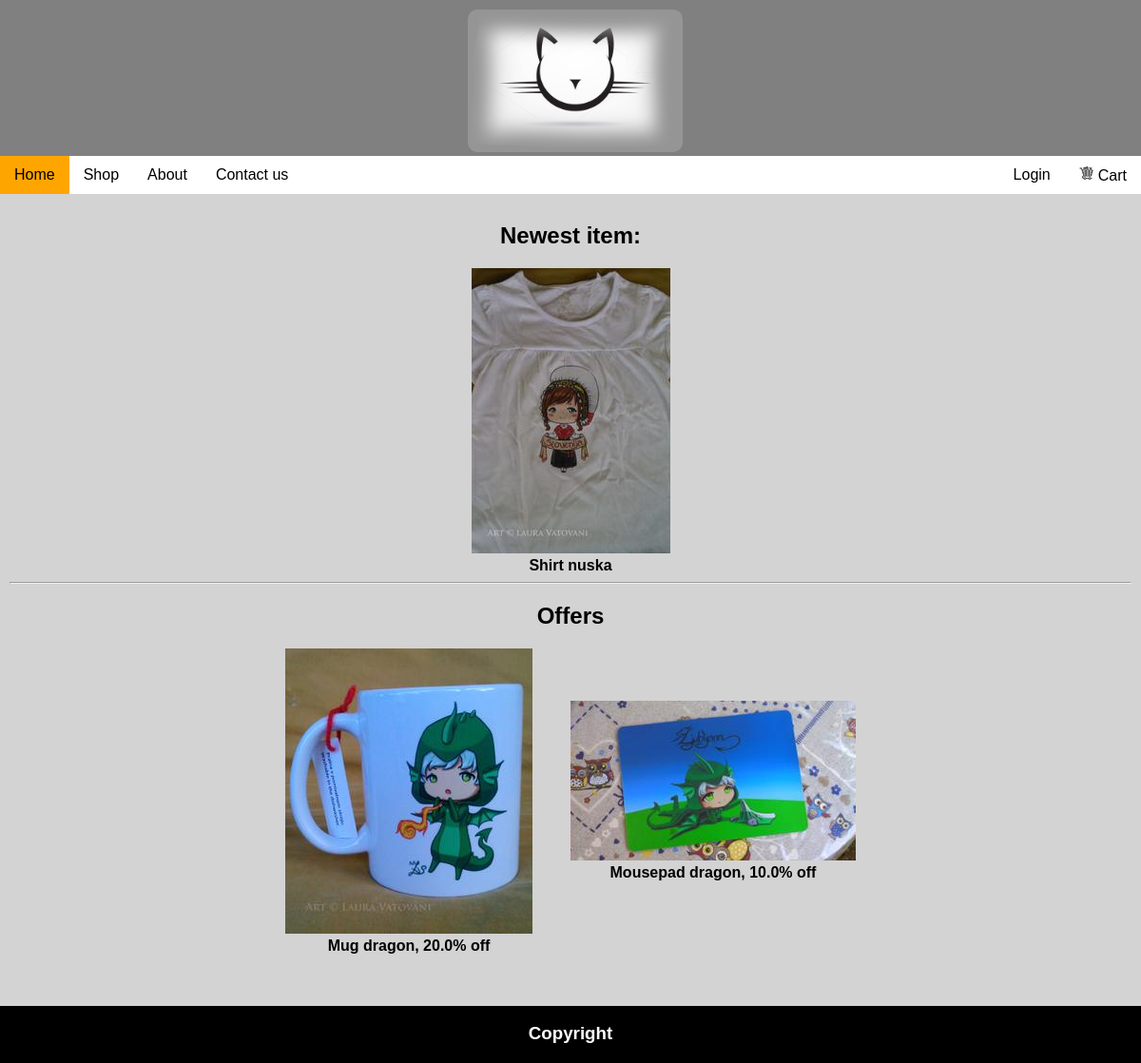
Page /shop/Home on the committed database.
### shop/models.py (models this page shows, shortened)
class Product(models.Model):
	name = models.CharField(max_length=40)
	description = models.CharField(max_length=200)
	size = models.CharField(max_length=40)
	category = models.CharField(max_length=20)
	supply = models.IntegerField(default=0)
	price = models.FloatField(default=0)

class Promotion(models.Model):
	id_Product = models.ForeignKey(Product, on_delete=models.CASCADE)
	discount = models.FloatField(default=0)
	start = models.DateTimeField('date of the start of the promotion', default=timezone.now )
	end = models.DateTimeField('date of the end of the promotion', default=timezone.now )

### shop/views.py (the view)
def home(request):
	promotion_list = Promotion.objects.order_by('-start')[:3]
	new_item = Product.objects.all()[len(Product.objects.all())-1]
	product_list = []
	for promotion in list(promotion_list):
		product_list.append(Product.objects.get(pk=promotion.id_Product.id))
	context = {'products': product_list,'newitem': new_item,'promotions': promotion_list}
	return render(request, 'shop/Home.html', context)

### shop/templates/shop/Home.html (shortened to what this page needs)
<!DOCTYPE html>
{% load static %}
<html>
<head>
	<link rel="stylesheet" type="text/css" href="{% static 'style.css' %}">
</head>
<body>
<div id="container">
	<div id="header">
		<img src="{% static 'images/logo.jpg' %}" id="logo" alt="image of a logo">
		<ul class="navigation">
		  <li class="navitem active" >
			<a class="center" href="{% url 'home' %}">Home</a>
		  </li>
		  <li class="navitem">
			<a class="center" href="{% url 'shop' %}">Shop</a>
		  </li>
		  <li class="navitem">
			<a class="center" href="{% url 'about' %}">About</a>
		  </li>
		  <li class="navitem">
			<a class="center" href="{% url 'contact' %}">Contact us</a>
		  </li>
		  {% if user.is_authenticated %}
		  <li class="navitem2">
			<a class="center" href="{% url 'logoutuser' %}">Logout</a>
		  </li>
		  {% else %}
		   <li class="navitem2">
			<a class="center" href="{% url 'loginuser' %}">Login</a>
		  </li>
		  {% endif %}
		  <li class="navitem">
			<div class="center"><img src="{% static './images/cart.png' %}" style="padding-right: 4px" alt="shopping cart"><a href="{% url 'cart' %}">Cart</a></div>
		  </li>
		</ul>
	</div>
	<div id="body">
		<div style="text-align:center">
			<h2>Newest item:</h2>
			<div>
			<img src="{% static './izdelki/' %}{{newitem.name}}.jpg"   style="max-height:300px;max-width: 80%;width:auto;height:auto;" alt="image of a product">
			<div style="font-weight:bold;">{{ newitem.name }}</div>
			</div>
		</div>
		<hr>
		<h2 style="text-align:center" >Offers</h2>
		<div class="content wrap">
			<div  class="content wrap" id="items">
				{% if products %}
					{% for product in products %}
						<div style="max-height:300px;max-width: 80%;margin: 0px 20px 20px 20px;">
							<img src="{% static './izdelki/' %}{{product.name}}.jpg"  style=" width:100%;height:auto;" alt="image of a product">
							{% for promotion in promotions %}
								{% if promotion.id_Product.id == product.id %}
								<div style="font-weight:bold;">{{ product.name }}, {{ promotion.discount }}% off</div>
								{% endif %}
							{% endfor %}
						</div >
					{% endfor %}
				{% endif %}
			</div>
		</div>
		<br>
		<br>
	</div>
	<div id="footer">
		<h3 class="center">Copyright</h3>
	</div>
</div>
</body>
</html>

### shop/static/style.css (style rules this page uses)
body { margin: 0; padding: 0; height: 100%; Background-color:lightgray; }
#container { min-height:100vh; position: relative; height: 100%; overflow:auto; }
#body { padding:10px; padding-bottom: 80px; }
#header { width: 100%; color: white; background-color: gray; text-align: center; position:relative; }
#footer { position:absolute; bottom: 0; width: 100%; height: 60px; color: white; background-color: black; text-align: center; }
#logo { height:150px; margin: 10px 0px 0px 10px ; border-radius: 10px; }
.content { width: 100%; list-style: none; margin: 0; padding: 0; display: -webkit-box; display: -moz-box; display: -ms-flexbox; display: -webkit-flex; display: flex; justify-content: center; align-items: center; text-align: center; }
.wrap { flex-wrap: wrap; }
.navigation { list-style: none; margin: 0; padding: 0; height: 40px; background: white; display: -webkit-box; display: -moz-box; display: -ms-flexbox; display: -webkit-flex; display: flex; -webkit-flex-flow: row wrap; flex-flow: row wrap; justify-content: flex-start; align-items: stretch; }
.navigation a { text-decoration: none; color: black; }
.navitem { display: flex; justify-content: center; padding: 10px 15px 10px 15px; }
.center { align-self: center; width:100%; }
.navitem2 { display: flex; justify-content: center; padding: 10px 15px 10px 15px; margin-left: auto; }
* { font-family: arial; }
.active { background-color: orange; }

### rows in the picture
Product: name (picture), name "Shirt nuska"
Product: name (picture), name "Mug dragon"
Promotion: discount "20.0"
Product: name (picture), name "Mousepad dragon"
Promotion: discount "10.0"
